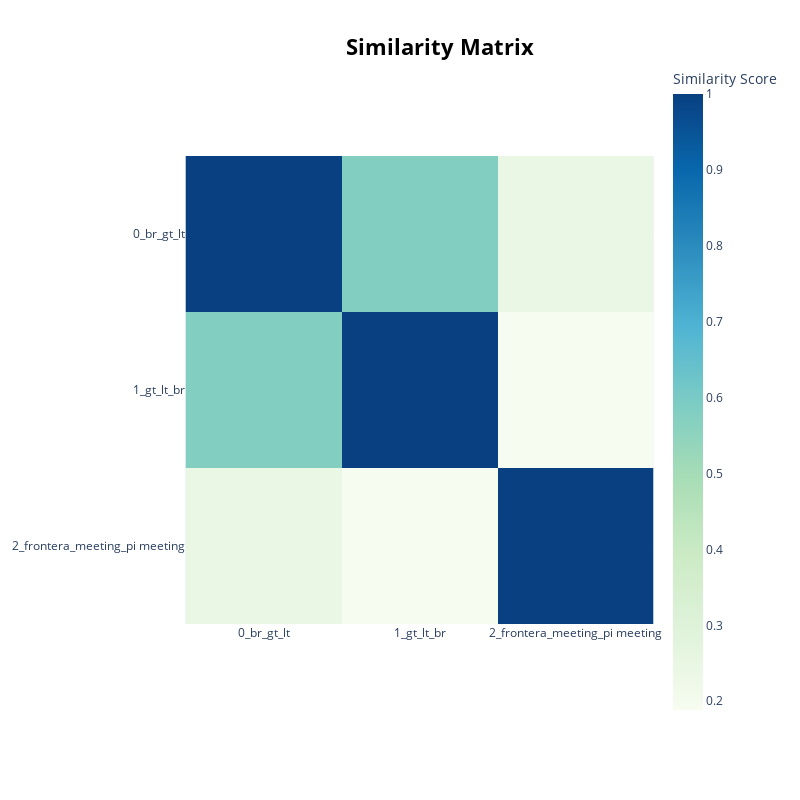

The code cell stored with this chart in its notebook:
### Code cell
topic_model.visualize_heatmap()

### Figure 1 — Plotly figure (JSON) as saved in the notebook; plotly's stock layout.template omitted (floating-point values rounded to 4 significant figures)
{"data": [{"coloraxis": "coloraxis", "hovertemplate": "x: %{x}<br>y: %{y}<br>Similarity Score: %{z}<extra></extra>", "name": "0", "type": "heatmap", "x": ["0_br_gt_lt", "1_gt_lt_br", "2_frontera_meeting_pi meeting"], "xaxis": "x", "y": ["0_br_gt_lt", "1_gt_lt_br", "2_frontera_meeting_pi meeting"], "yaxis": "y", "z": [[1.0, 0.5776, 0.2476], [0.5776, 1, 0.1885], [0.2476, 0.1885, 1.0]]}], "layout": {"coloraxis": {"colorbar": {"title": {"text": "Similarity Score"}}, "colorscale": [[0, "rgb(247,252,240)"], [0.125, "rgb(224,243,219)"], [0.25, "rgb(204,235,197)"], [0.375, "rgb(168,221,181)"], [0.5, "rgb(123,204,196)"], [0.625, "rgb(78,179,211)"], [0.75, "rgb(43,140,190)"], [0.875, "rgb(8,104,172)"], [1, "rgb(8,64,129)"]]}, "height": 800, "hoverlabel": {"bgcolor": "white", "font": {"family": "Rockwell", "size": 16}}, "legend": {"title": {"text": "Trend"}}, "margin": {"t": 60}, "showlegend": true, "title": {"font": {"color": "Black", "size": 22}, "text": "<b>Similarity Matrix</b>", "x": 0.55, "xanchor": "center", "y": 0.95, "yanchor": "top"}, "width": 800, "xaxis": {"anchor": "y", "constrain": "domain", "domain": [0, 1], "scaleanchor": "y"}, "yaxis": {"anchor": "x", "autorange": "reversed", "constrain": "domain", "domain": [0, 1]}}}
